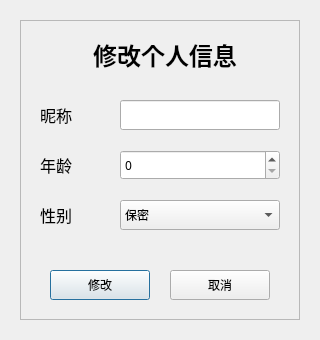
<?xml version="1.0" encoding="UTF-8"?>
<ui version="4.0">
 <class>ChangeInformationDialog</class>
 <widget class="QDialog" name="ChangeInformationDialog">
  <property name="geometry">
   <rect>
    <x>0</x>
    <y>0</y>
    <width>320</width>
    <height>340</height>
   </rect>
  </property>
  <property name="windowTitle">
   <string>ChangePassword</string>
  </property>
  <widget class="QFrame" name="frame">
   <property name="geometry">
    <rect>
     <x>20</x>
     <y>20</y>
     <width>280</width>
     <height>300</height>
    </rect>
   </property>
   <property name="frameShape">
    <enum>QFrame::StyledPanel</enum>
   </property>
   <property name="frameShadow">
    <enum>QFrame::Raised</enum>
   </property>
   <widget class="QPushButton" name="Modify">
    <property name="geometry">
     <rect>
      <x>30</x>
      <y>250</y>
      <width>100</width>
      <height>30</height>
     </rect>
    </property>
    <property name="font">
     <font>
      <family>宋体</family>
     </font>
    </property>
    <property name="text">
     <string>修改</string>
    </property>
    <property name="default">
     <bool>true</bool>
    </property>
   </widget>
   <widget class="QPushButton" name="Cancel">
    <property name="geometry">
     <rect>
      <x>150</x>
      <y>250</y>
      <width>100</width>
      <height>30</height>
     </rect>
    </property>
    <property name="font">
     <font>
      <family>宋体</family>
     </font>
    </property>
    <property name="text">
     <string>取消</string>
    </property>
   </widget>
   <widget class="QLabel" name="Title">
    <property name="geometry">
     <rect>
      <x>65</x>
      <y>20</y>
      <width>160</width>
      <height>30</height>
     </rect>
    </property>
    <property name="font">
     <font>
      <family>等线</family>
      <pointsize>18</pointsize>
      <weight>75</weight>
      <bold>true</bold>
     </font>
    </property>
    <property name="layoutDirection">
     <enum>Qt::LeftToRight</enum>
    </property>
    <property name="text">
     <string>修改个人信息</string>
    </property>
    <property name="textFormat">
     <enum>Qt::AutoText</enum>
    </property>
    <property name="alignment">
     <set>Qt::AlignCenter</set>
    </property>
   </widget>
   <widget class="QLineEdit" name="UserName">
    <property name="geometry">
     <rect>
      <x>100</x>
      <y>80</y>
      <width>160</width>
      <height>30</height>
     </rect>
    </property>
    <property name="font">
     <font>
      <family>宋体</family>
     </font>
    </property>
    <property name="autoFillBackground">
     <bool>false</bool>
    </property>
   </widget>
   <widget class="QLabel" name="UserNameLabel">
    <property name="geometry">
     <rect>
      <x>20</x>
      <y>80</y>
      <width>70</width>
      <height>30</height>
     </rect>
    </property>
    <property name="font">
     <font>
      <family>等线</family>
      <pointsize>12</pointsize>
     </font>
    </property>
    <property name="layoutDirection">
     <enum>Qt::LeftToRight</enum>
    </property>
    <property name="text">
     <string>昵称</string>
    </property>
    <property name="textFormat">
     <enum>Qt::AutoText</enum>
    </property>
    <property name="alignment">
     <set>Qt::AlignLeading|Qt::AlignLeft|Qt::AlignVCenter</set>
    </property>
    <property name="buddy">
     <cstring>UserName</cstring>
    </property>
   </widget>
   <widget class="QLabel" name="AgeLabel">
    <property name="geometry">
     <rect>
      <x>20</x>
      <y>130</y>
      <width>70</width>
      <height>30</height>
     </rect>
    </property>
    <property name="font">
     <font>
      <family>等线</family>
      <pointsize>12</pointsize>
     </font>
    </property>
    <property name="layoutDirection">
     <enum>Qt::LeftToRight</enum>
    </property>
    <property name="text">
     <string>年龄</string>
    </property>
    <property name="textFormat">
     <enum>Qt::AutoText</enum>
    </property>
    <property name="alignment">
     <set>Qt::AlignLeading|Qt::AlignLeft|Qt::AlignVCenter</set>
    </property>
    <property name="buddy">
     <cstring>Age</cstring>
    </property>
   </widget>
   <widget class="QLabel" name="SexLabel">
    <property name="geometry">
     <rect>
      <x>20</x>
      <y>180</y>
      <width>70</width>
      <height>30</height>
     </rect>
    </property>
    <property name="font">
     <font>
      <family>等线</family>
      <pointsize>12</pointsize>
     </font>
    </property>
    <property name="layoutDirection">
     <enum>Qt::LeftToRight</enum>
    </property>
    <property name="text">
     <string>性别</string>
    </property>
    <property name="textFormat">
     <enum>Qt::AutoText</enum>
    </property>
    <property name="alignment">
     <set>Qt::AlignLeading|Qt::AlignLeft|Qt::AlignVCenter</set>
    </property>
    <property name="buddy">
     <cstring>Sex</cstring>
    </property>
   </widget>
   <widget class="QSpinBox" name="Age">
    <property name="geometry">
     <rect>
      <x>100</x>
      <y>130</y>
      <width>160</width>
      <height>30</height>
     </rect>
    </property>
    <property name="font">
     <font>
      <family>宋体</family>
     </font>
    </property>
    <property name="maximum">
     <number>150</number>
    </property>
   </widget>
   <widget class="QComboBox" name="Sex">
    <property name="geometry">
     <rect>
      <x>100</x>
      <y>180</y>
      <width>160</width>
      <height>30</height>
     </rect>
    </property>
    <property name="font">
     <font>
      <family>宋体</family>
     </font>
    </property>
    <item>
     <property name="text">
      <string>保密</string>
     </property>
    </item>
    <item>
     <property name="text">
      <string>男</string>
     </property>
    </item>
    <item>
     <property name="text">
      <string>女</string>
     </property>
    </item>
   </widget>
  </widget>
 </widget>
 <tabstops>
  <tabstop>UserName</tabstop>
  <tabstop>Age</tabstop>
  <tabstop>Sex</tabstop>
  <tabstop>Modify</tabstop>
  <tabstop>Cancel</tabstop>
 </tabstops>
 <resources/>
 <connections>
  <connection>
   <sender>Cancel</sender>
   <signal>clicked()</signal>
   <receiver>ChangeInformationDialog</receiver>
   <slot>reject()</slot>
   <hints>
    <hint type="sourcelabel">
     <x>175</x>
     <y>268</y>
    </hint>
    <hint type="destinationlabel">
     <x>228</x>
     <y>385</y>
    </hint>
   </hints>
  </connection>
  <connection>
   <sender>Modify</sender>
   <signal>clicked()</signal>
   <receiver>ChangeInformationDialog</receiver>
   <slot>changeInformation()</slot>
   <hints>
    <hint type="sourcelabel">
     <x>80</x>
     <y>269</y>
    </hint>
    <hint type="destinationlabel">
     <x>64</x>
     <y>386</y>
    </hint>
   </hints>
  </connection>
 </connections>
 <slots>
  <slot>changeInformation()</slot>
 </slots>
</ui>
